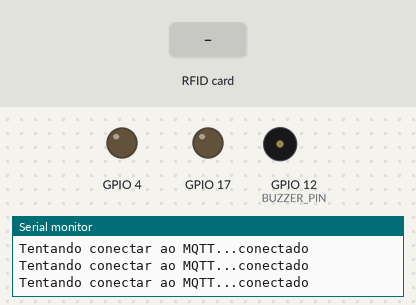
Recording of a sketch running on a simulated ESP32. Shown: output pins drawn as LEDs (lit = HIGH), buzzer (waves = sounding), the last lines printed to the serial monitor. Inputs (shaded band) come from the test bench. WiFi joins after 1.5 s; servers stay silent unless stated; no MQTT or app messages arrive unless stated.

Above: at 2.7 s.
2.8 s: RFID card 5E 7A 19 C4 held to the reader
At 2.92 s:
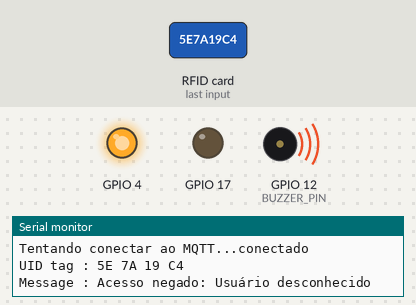
4.9 s: RFID card 04 2F 8D 0A BA 34 81 held to the reader
At 6.58 s:
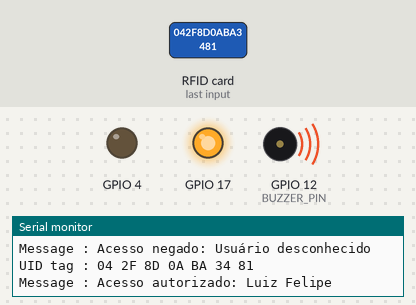
7.9 s: RFID card 04 59 1B 02 BA 34 84 held to the reader
At 10.7 s:
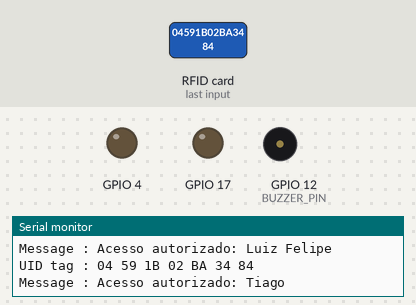
Timing chart, 0 to 12.2 s (numbered marks = the images above; inputs shaded):
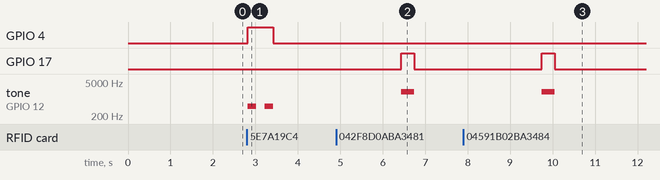

The sketch:

RFID_thingsboard_3MQTT.ino
```cpp
#include <WiFi.h>
#include <PubSubClient.h>
#include <SPI.h>
#include <MFRC522.h>
#include <map>

// Configurações de WiFi
const char* ssid = "IEFP-Formacao";
const char* password = "";

// Configurações do MQTT
const char* mqtt_server = "thingsboard.cloud";
const char* mqtt_token1 = "u7ggtaam7vk52d11c1yn1";
const char* mqtt_token2 = "98XKvKBeKTIfopBgKSc2";
const char* mqtt_token3 = "oJ9bIv9slSvN6rdKkEgp";
WiFiClient espClient1;
WiFiClient espClient2;
WiFiClient espClient3;
PubSubClient client1(espClient1);
PubSubClient client2(espClient2);
PubSubClient client3(espClient3);

#define BUZZER_PIN 12

#define SS_PIN 21
#define RST_PIN 22
MFRC522 mfrc522(SS_PIN, RST_PIN);   // Cria a instância do MFRC522

// Mapa para armazenar UIDs de cartões e os nomes correspondentes
std::map<String, String> cardMap;

void setup_wifi() {
  delay(10);
  Serial.println();
  Serial.print("Conectando a ");
  Serial.println(ssid);

  WiFi.begin(ssid, password);

  while (WiFi.status() != WL_CONNECTED) {
    delay(500);
    Serial.print(".");
  }

  Serial.println("");
  Serial.println("WiFi conectado");
  Serial.println("Endereço IP: ");
  Serial.println(WiFi.localIP());
}

void reconnect(PubSubClient &client, const char* token) {
  while (!client.connected()) {
    Serial.print("Tentando conectar ao MQTT...");
    if (client.connect("ESP32_Client", token, NULL)) {
      Serial.println("conectado");
    } else {
      Serial.print("falhou, rc=");
      Serial.print(client.state());
      Serial.println(" tente novamente em 5 segundos");
      delay(5000);
    }
  }
}

void setup()
{
  Serial.begin(9600);   // Inicia comunicação serial
  setup_wifi();
  client1.setServer(mqtt_server, 1883);
  client2.setServer(mqtt_server, 1883);
  client3.setServer(mqtt_server, 1883);

  pinMode(BUZZER_PIN, OUTPUT);

  SPI.begin();          // Inicia o barramento SPI
  mfrc522.PCD_Init();   // Inicia o MFRC522
  Serial.println("Aproxime o cartão ao leitor...");
  Serial.println();
  pinMode(17, OUTPUT);
  pinMode(4, OUTPUT);

  // Inicializa o cardMap com UIDs e nomes correspondentes
  cardMap["04 2F 8D 0A BA 34 81"] = "Luiz Felipe";
  cardMap["04 59 1B 02 BA 34 84"] = "Tiago";
  cardMap["04 AA 92 0A BA 34 80"] = "Lucas Cruz";
  cardMap["04 5A B4 0A BA 34 80"] = "Lucas Ramazza";
  cardMap["04 51 26 02 BA 34 80"] = "Afonso";
  cardMap["04 66 1A 02 BA 34 84"] = "Nelson Ricardo";
  cardMap["04 41 F8 0A BA 34 80"] = "Maycon";
  cardMap["04 41 F8 0A BA 34 80"] = "Emanuelle";
  cardMap["04 82 25 02 BA 34 80"] = "Dilean";
  cardMap["04 E1 B7 0A BA 34 80"] = "Amanda";
  cardMap["B7 CF FB D8"] = "Formador Miguel";
}

void loop()
{
  if (!client1.connected()) {
    reconnect(client1, mqtt_token1);
  }
  if (!client2.connected()) {
    reconnect(client2, mqtt_token2);
  }
  if (!client3.connected()) {
    reconnect(client3, mqtt_token3);
  }
  client1.loop();
  client2.loop();
  client3.loop();

  // Procura por novos cartões
  if (!mfrc522.PICC_IsNewCardPresent())
  {
    return;
  }
  // Seleciona um dos cartões
  if (!mfrc522.PICC_ReadCardSerial())
  {
    return;
  }
  // Mostra o UID no monitor serial
  Serial.print("UID tag :");
  String content = "";
  for (byte i = 0; i < mfrc522.uid.size; i++)
  {
    Serial.print(mfrc522.uid.uidByte[i] < 0x10 ? " 0" : " ");
    Serial.print(mfrc522.uid.uidByte[i], HEX);
    content.concat(String(mfrc522.uid.uidByte[i] < 0x10 ? " 0" : " "));
    content.concat(String(mfrc522.uid.uidByte[i], HEX));
  }
  Serial.println();
  Serial.print("Message : ");
  content.toUpperCase();

  // Verifica se o UID do cartão existe no mapa
  if (cardMap.find(content.substring(1)) != cardMap.end())
  {
    String name = cardMap[content.substring(1)];
    Serial.println("Acesso autorizado: " + name);
    grantAccess();
    sendToThingsBoard(true, name, content.substring(1));
  }
  else
  {
    String name = "Usuário desconhecido";
    Serial.println("Acesso negado: " + name);
    denyAccess();
    sendToThingsBoard(false, name, content.substring(1));
  }
}

void grantAccess()
{
  digitalWrite(17, HIGH);  // Acende LED verde
  tone(BUZZER_PIN, 2000);
  delay(300);
  noTone(BUZZER_PIN);
  digitalWrite(17, LOW);   // Apaga LED verde
  digitalWrite(4, LOW);    // Garante que o LED vermelho está apagado
  delay(3000);
}

void denyAccess()
{
  digitalWrite(4, HIGH);   // Acende LED vermelho
  tone(BUZZER_PIN, 500);
  delay(200);
  noTone(BUZZER_PIN);
  delay(200);
  tone(BUZZER_PIN, 500);
  delay(200);
  noTone(BUZZER_PIN);
  digitalWrite(4, LOW);    // Apaga LED vermelho
  digitalWrite(17, LOW);   // Garante que o LED verde está apagado
  delay(3000);
}

void sendToThingsBoard(bool accessGranted, String name, String uid) {
  String payload = "{";
  payload += "\"access\": \"" + String(accessGranted ? "authorized" : "denied") + "\",";
  payload += "\"name\": \"" + name + "\",";
  payload += "\"uid\": \"" + uid + "\"";
  payload += "}";

  client1.publish("v1/devices/me/telemetry", payload.c_str());
  client2.publish("v1/devices/me/telemetry", payload.c_str());
  client3.publish("v1/devices/me/telemetry", payload.c_str());
}
```

Measured:
- after the input at 2.8 s, GPIO 4: LOW → HIGH at once, → LOW 0.60 s later; tone on GPIO 12 (BUZZER_PIN): alternates 500 Hz for 0.20 s and silent for 0.20 s, 4 changes in all, then stays silent, starting at once
- after the input at 4.9 s, GPIO 17: LOW → HIGH after 1.5 s, → LOW 0.30 s later; tone on GPIO 12 (BUZZER_PIN): silent → 2000 Hz after 1.5 s, → silent 0.30 s later
- after the input at 7.9 s, GPIO 17: LOW → HIGH after 1.8 s, → LOW 0.30 s later; tone on GPIO 12 (BUZZER_PIN): silent → 2000 Hz after 1.8 s, → silent 0.30 s later
